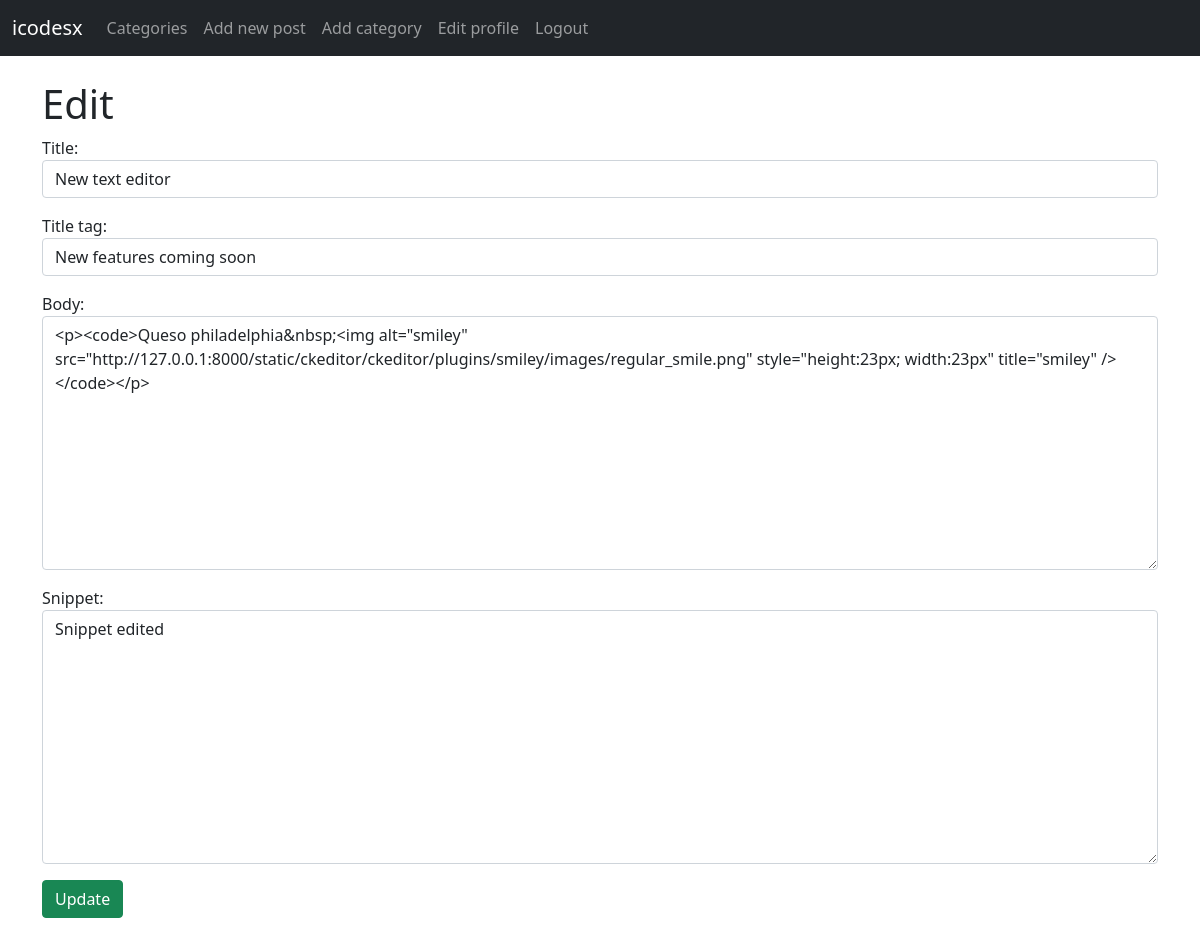
Page /article/8/edit (signed in) on the committed database.
### blogapp/models.py (models this page shows, shortened)
class Post(models.Model):
    title = models.CharField(max_length=255)
    title_tag = models.CharField(max_length=255)
    author = models.ForeignKey(User, on_delete=models.CASCADE)
    body = RichTextField(blank=True, null=True)
    post_date = models.DateField(auto_now_add=True)
    category = models.CharField(max_length=255, default='Blog experience')
    snippet = models.CharField(max_length=255)
    likes = models.ManyToManyField(User, related_name='blog_posts')

### blogapp/views.py (the view)
# urls.py: path('article/<int:pk>/edit', EditPostView.as_view(), name='edit-post'),
class EditPostView(UpdateView):
    model = Post
    form_class = EditForm
    template_name = 'edit-post.html'

### blogapp/forms.py
class EditForm(forms.ModelForm):
    class Meta:
        model = Post
        fields = ('title', 'title_tag', 'body', 'snippet')
        widgets = {
            'title': forms.TextInput(attrs={'class': 'form-control'}),
            'title_tag': forms.TextInput(attrs={'class': 'form-control'}),
            'body': forms.Textarea(attrs={'class': 'form-control'}),
            'snippet': forms.Textarea(attrs={'class': 'form-control'}),
        }

### blogapp/templates/edit-post.html (shortened to what this page needs)
{% extends 'base.html' %}
{% block content %}
    {% if user.is_authenticated and user.id == post.author.id %}
        <h1>Edit</h1>
        <div class="form-group">
            <form method="POST">
                {{ form.as_p }}
                <button class="btn btn-success">Update</button>
            </form>
        </div>
    {% else %}
        <div class="alert alert-danger" role="alert">
            You don't have the credentials to access this page.
        </div>
    {% endif %}
    <br>
{% endblock %}

### rows in the picture
Post: title "New text editor", title_tag "New features coming soon", body "<p><code>Queso philadelphia&nbsp;<img alt=\"smiley\" src=\"http://127.0.0.1:8000/static/ckeditor/ckeditor/plugins/smiley/images/regular_smile.png\" style=\"height:23px; width:23px\" title=\"smiley\" /></code></p>", snippet "Snippet edited"
